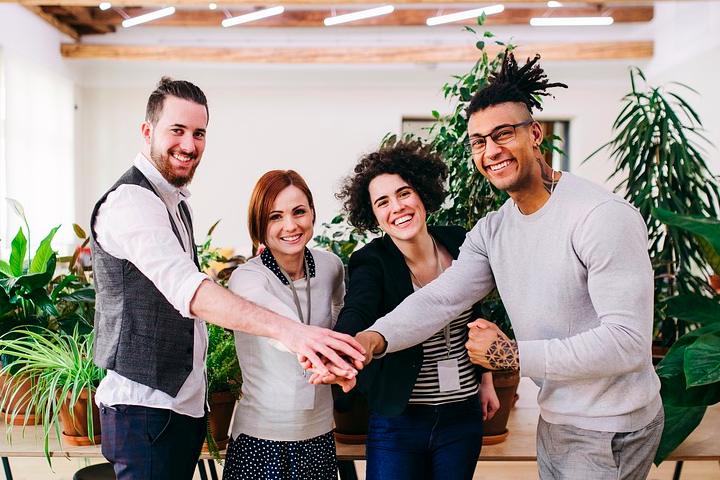
#> input picture Image/oficina.png, 720 x 480 px, found by its file name
$ python Rostros.py
#> lines starting #> are read from the running program, lines starting #| are printed output that depends on the picture; after the words box and inside, x2 and y2 are one past the last pixel; in counts of white or black regions, pixels touching at a corner belong together
import cv2
import numpy as np

faceClassif = cv2.CascadeClassifier('haarcascade_frontalface_default.xml')

image = cv2.imread('oficina.png')
#> image is the input picture: shape (480, 720, 3); mean B, G, R 138.3, 145.7, 154.9
gray = cv2.cvtColor(image, cv2.COLOR_BGR2GRAY)
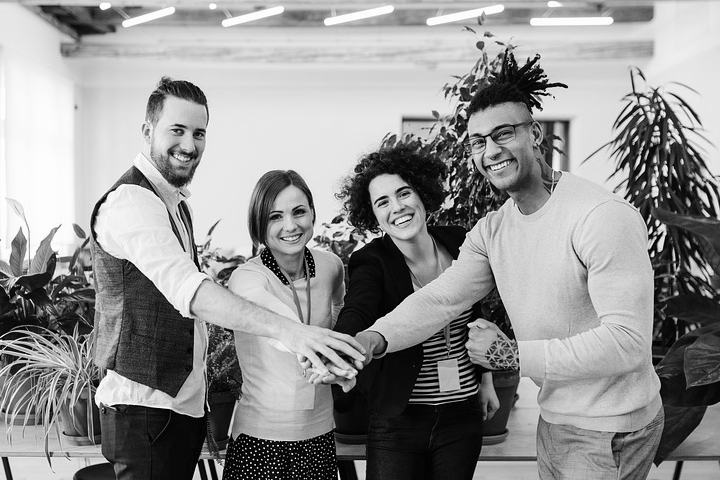
#> gray: shape (480, 720); min 0, max 255, mean 147.6

# Entrenamiento del modelo para detectar las imagenes
faces = faceClassif.detectMultiScale(gray,
	scaleFactor=1.1, # Reducción de la imagen en un 10 %
	minNeighbors=5,
	minSize=(30,30),
	maxSize=(200,200))
#> faces = [[153, 106, 69, 69], [362, 172, 62, 62], [258, 192, 60, 60], [456, 105, 82, 82]]


for (x,y,w,h) in faces:
	cv2.rectangle(image,(x,y),(x+w,y+h),(0,255,0),2)
#> this loop made 4 passes
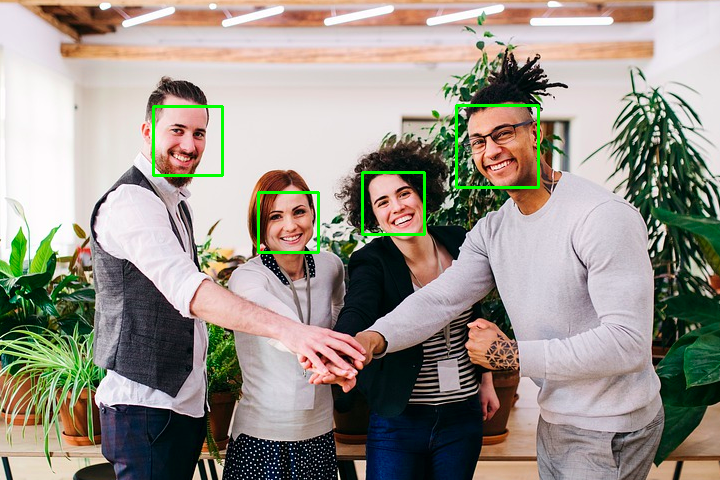
#> image: shape (480, 720, 3); 0.94% of pixels changed, all inside (x1, y1, x2, y2) = (152, 104, 540, 254)

i = 0

for (x,y,w,h) in faces:
    i = i + 1
    cv2.imwrite("cara" + str(i) + ".jpg", image[y:y+h,x:x+w])
#> this loop made 4 passes
#> pass 1, `cv2.imwrite("cara" + str(i) + ".jpg", image[y:y+h,x:x+w])`:
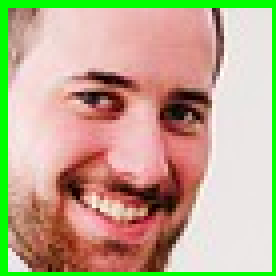
#> saved as cara1.jpg: shape (69, 69, 3) (shown 4 times larger); mean B, G, R 143.5, 171, 191
#> pass 2, `cv2.imwrite("cara" + str(i) + ".jpg", image[y:y+h,x:x+w])`:
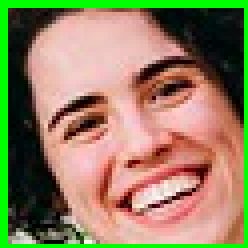
#> saved as cara2.jpg: shape (62, 62, 3) (shown 4 times larger); mean B, G, R 96.1, 129.2, 145.2
#> after the loop, i = 4

cv2.imshow('image',image)
cv2.waitKey(0)
cv2.destroyAllWindows()

$ run again, with Image/people.jpg saved as Image/oficina.png
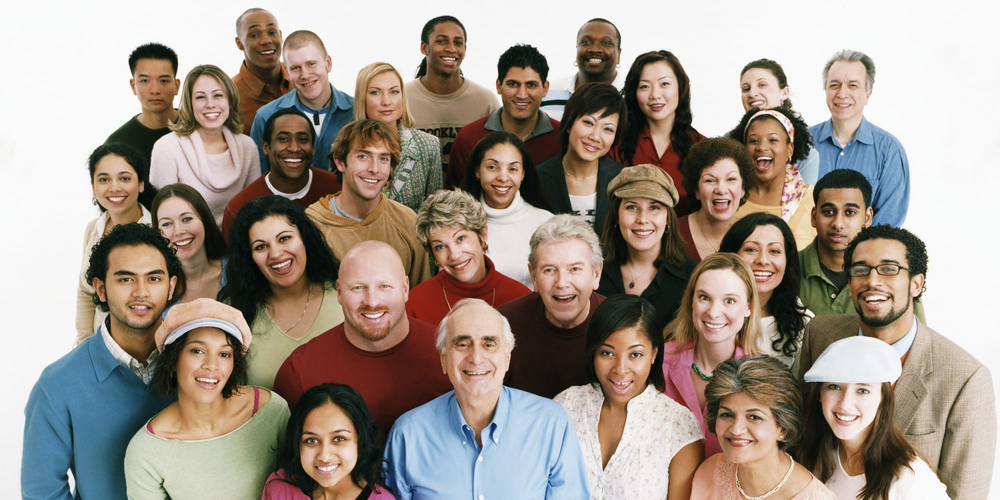
#> input picture Image/people.jpg, 1000 x 500 px, shrunk from 2000 x 1000 before the run, found by its file name
#> image is the input picture: shape (500, 1000, 3); mean B, G, R 139.9, 150, 161.7
#> faces = 35 rows, first 6: [361, 73, 49, 49], [184, 76, 51, 51], [426, 22, 48, 48], [735, 69, 46, 46], [280, 48, 48, 48], [817, 64, 55, 55]
#> the loop `for (x,y,w,h) in faces:` made 35 passes
#> after the loop `for (x,y,w,h) in faces:`:
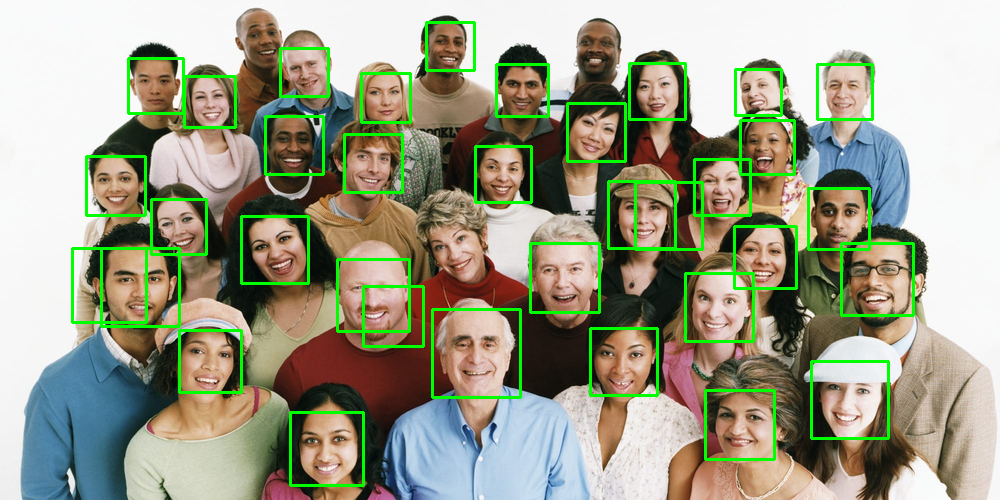
#> image: shape (500, 1000, 3); 5.07% of pixels changed, all inside (x1, y1, x2, y2) = (71, 21, 915, 487)
#> the loop `for (x,y,w,h) in faces:` made 35 passes
#> pass 2, `cv2.imwrite("cara" + str(i) + ".jpg", image[y:y+h,x:x+w])`:
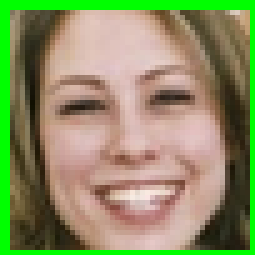
#> saved as cara2.jpg: shape (51, 51, 3) (shown 5 times larger); mean B, G, R 98.9, 143.4, 138.4
#> after the loop `for (x,y,w,h) in faces:`: i = 35
